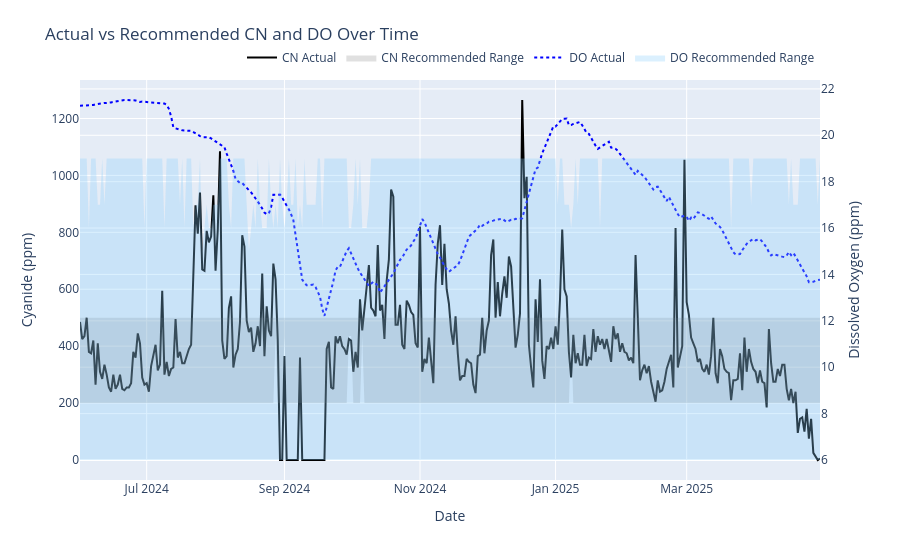

The notebook cell this image was saved under:
### Code cell
fig = go.Figure()

# CN Actual
fig.add_trace(go.Scatter(
	x=df["Date"], y=df["CN_Concentration"],
	mode="lines", name="CN Actual",
	line=dict(color="black"),
	hovertemplate="Date: %{x}<br>CN Actual: %{y:.1f} ppm"
))

# CN Range
fig.add_trace(go.Scatter(
	x=df["Date"].tolist() + df["Date"][::-1].tolist(),
	y=df["CN_Recommended_High"].tolist() + df["CN_Recommended_Low"][::-1].tolist(),
	fill="toself", fillcolor="rgba(100,100,100,0.2)",
	line=dict(color="rgba(255,255,255,0)"),
	hoverinfo="skip", name="CN Recommended Range"
))

# DO Actual
fig.add_trace(go.Scatter(
	x=df["Date"], y=df["Dissolved_Oxygen"],
	mode="lines", name="DO Actual",
	line=dict(color="blue", dash="dot"),
	yaxis="y2",
	hovertemplate="Date: %{x}<br>DO Actual: %{y:.2f} ppm"
))

# DO Range
fig.add_trace(go.Scatter(
	x=df["Date"].tolist() + df["Date"][::-1].tolist(),
	y=df["DO_Recommended_High"].tolist() + df["DO_Recommended_Low"][::-1].tolist(),
	fill="toself", fillcolor="rgba(135,206,250,0.3)",
	line=dict(color="rgba(255,255,255,0)"),
	hoverinfo="skip", name="DO Recommended Range",
	yaxis="y2"
))

# Layout
fig.update_layout(
	title="Actual vs Recommended CN and DO Over Time",
	xaxis=dict(title="Date"),
	yaxis=dict(title="Cyanide (ppm)"),
	yaxis2=dict(title="Dissolved Oxygen (ppm)", overlaying="y", side="right"),
	legend=dict(orientation="h", yanchor="bottom", y=1.02, xanchor="right", x=1),
	margin=dict(t=80)
)

fig.show()

### Figure 1 — Plotly figure (JSON) as saved in the notebook; plotly's stock layout.template omitted (floating-point values rounded to 4 significant figures; data arrays with more than 128 entries replaced by an {"elided": "..."} marker saying what was removed)
{"data": [{"hovertemplate": "Date: %{x}<br>CN Actual: %{y:.1f} ppm", "line": {"color": "black"}, "mode": "lines", "name": "CN Actual", "type": "scatter", "x": {"elided": "334 str values"}, "y": {"elided": "334 int values"}}, {"fill": "toself", "fillcolor": "rgba(100,100,100,0.2)", "hoverinfo": "skip", "line": {"color": "rgba(255,255,255,0)"}, "name": "CN Recommended Range", "type": "scatter", "x": {"elided": "668 str values"}, "y": {"elided": "668 float values"}}, {"hovertemplate": "Date: %{x}<br>DO Actual: %{y:.2f} ppm", "line": {"color": "blue", "dash": "dot"}, "mode": "lines", "name": "DO Actual", "type": "scatter", "x": {"elided": "334 str values"}, "y": {"elided": "334 float values"}, "yaxis": "y2"}, {"fill": "toself", "fillcolor": "rgba(135,206,250,0.3)", "hoverinfo": "skip", "line": {"color": "rgba(255,255,255,0)"}, "name": "DO Recommended Range", "type": "scatter", "x": {"elided": "668 str values"}, "y": {"elided": "668 int values"}, "yaxis": "y2"}], "layout": {"legend": {"orientation": "h", "x": 1, "xanchor": "right", "y": 1.02, "yanchor": "bottom"}, "margin": {"t": 80}, "title": {"text": "Actual vs Recommended CN and DO Over Time"}, "xaxis": {"title": {"text": "Date"}}, "yaxis": {"title": {"text": "Cyanide (ppm)"}}, "yaxis2": {"overlaying": "y", "side": "right", "title": {"text": "Dissolved Oxygen (ppm)"}}}}
